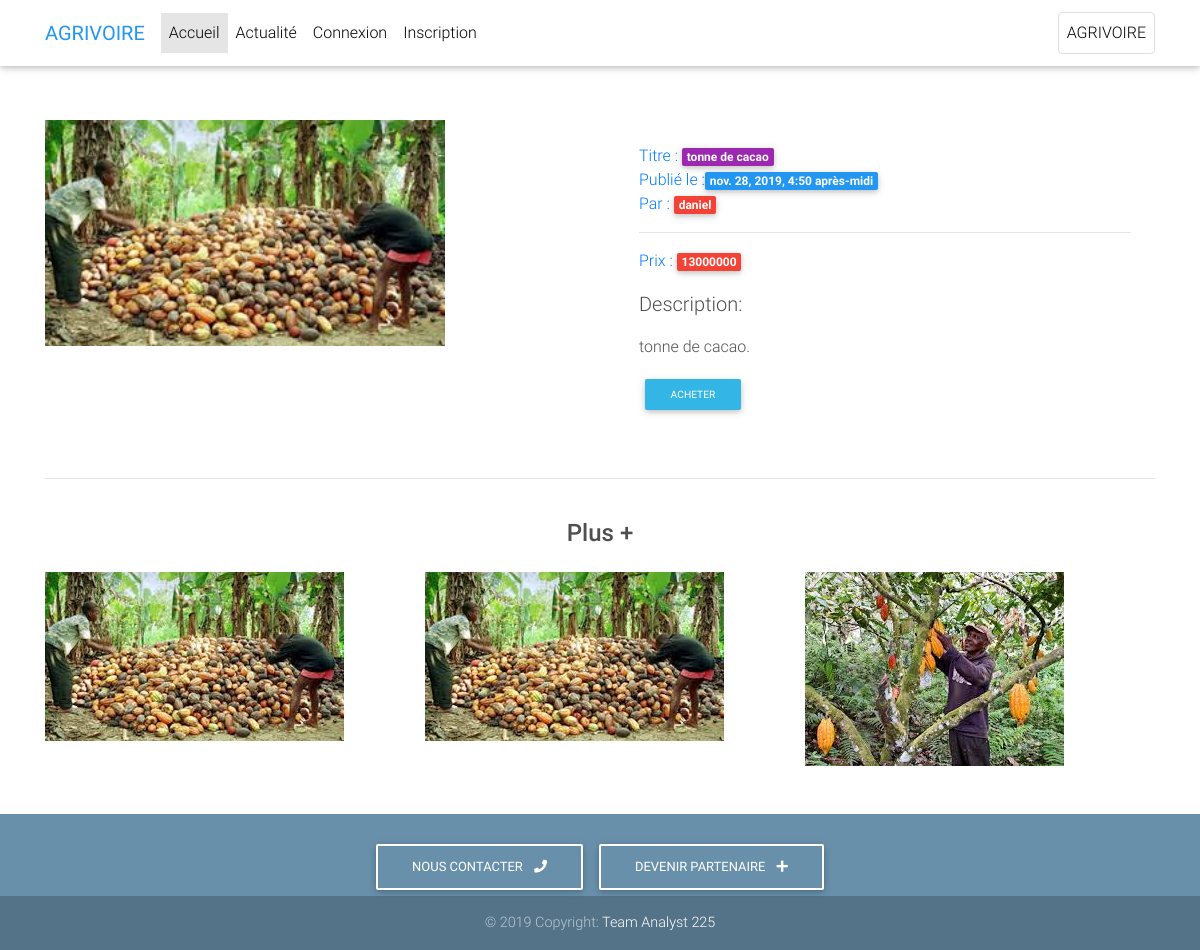
The page /produit/2/ on the database its author committed.
### users/models.py (models this page shows, shortened)
class Produit(models.Model):
    titre = models.CharField(max_length=20) #Titre du produit
    image1 = models.ImageField(default='default.png',upload_to='profile_pics')
    image2 = models.ImageField(default='default.png',upload_to='profile_pics')
    image3 = models.ImageField(default='default.png',upload_to='profile_pics')
    description = models.TextField() # Description
    quantite = models.IntegerField() # Quantite de produit a vendre
    date_post = models.DateTimeField(default=timezone.now) # date de publication
    auteur = models.ForeignKey(User, on_delete=models.CASCADE) # info sur lauteur
    prix = models.IntegerField() # Prix du produit

### users/views.py (the view)
# urls.py: path('produit/<int:pk>/',ProduitDetailtView.as_view(), name='produit-detail'),
class ProduitDetailtView(DetailView): # Detail sur un produit specifique
    model = Produit
    def get_context_data(self, **kwargs):
        context = super().get_context_data(**kwargs)
        context['key'] = settings.STRIPE_PUBLISHABLE_KEY
        return context

### users/templates/users/produit_detail.html (shortened to what this page needs)
{% load static %}
<!DOCTYPE html>
<html lang="en">
<head>
  <link rel="stylesheet" href="https://maxcdn.bootstrapcdn.com/bootstrap/4.0.0/css/bootstrap.min.css">
  <link rel="stylesheet" href="https://use.fontawesome.com/releases/v5.11.2/css/all.css">
  <link href="{% static 'users/css/bootstrap.min.css' %}" rel="stylesheet">
  <link href="{% static 'users/css/mdb.min.css' %}" rel="stylesheet">
  <link href="{% static 'users/css/style.min.css' %}" rel="stylesheet">
</head>
<body>
  <nav class="navbar fixed-top navbar-expand-lg navbar-light white scrolling-navbar">
    <div class="container">
      <a class="navbar-brand waves-effect" href="{% url 'site-home' %}">
        <strong class="blue-text">AGRIVOIRE</strong>
      </a>
      <div class="collapse navbar-collapse" id="navbarSupportedContent">
        <ul class="navbar-nav mr-auto">
          <li class="nav-item active">
            <a class="nav-link waves-effect" href="{% url 'site-home' %}">Accueil
            </a>
          </li>
          <li class="nav-item">
              <a class="nav-link waves-effect" href="#">Actualité</a>
            </li>
      {% if user.is_authenticated%}
          <li class="nav-item">
              <a class="nav-link waves-effect" href="{% url 'profile' %}"
               >Profile</a>
            </li>
            <li class="nav-item">
                <a class="nav-link waves-effect" href="{% url 'logout' %}"
                 >Logout</a>
              </li>
      {% else %}
      <li class="nav-item">
          <a class="nav-link waves-effect" href="{% url 'login' %}">Connexion</a>
        </li>
        <li class="nav-item">
          <a class="nav-link waves-effect" href="{% url 'register' %}"
           >Inscription</a>
        </li>
      {% endif %}
        </ul>
        <ul class="navbar-nav nav-flex-icons">
          <li class="nav-item">
            <a href="#" class="nav-link border border-light rounded waves-effect"
             >
              AGRIVOIRE
            </a>
          </li>
        </ul>
      </div>
    </div>
  </nav>
  <main class="mt-5 pt-4">
        <div class="container dark-grey-text mt-5">
                <div class="row wow fadeIn">
                <div class="col-md-6 mb-4">
                    <img src="{{ object.image1.url }}" class="img-fluid" height="100" width="400">
                </div>
                <div class="col-md-6 mb-4">
                    <div class="p-4">
                    <div class="mb-3">
                        <a href="">
                        Titre : <span class="badge purple mr-1">{{object.titre}}</span>
                        </a>
                        <br>
                        <a href="">
                        Publié le :<span class="badge blue mr-1">{{object.date_post }}</span>
                        </a>
                        <br>
                        <a href="{% url 'user-produits' object.auteur.username %}">
                       Par : <span class="badge red mr-1"><h7>{{object.auteur.username}}</h7></span>
                        </a>
                        <hr>
                        <a href="">
                                Prix : <span class="badge red mr-1"><h7> {{object.prix}}</h7></span>
                                 </a>
                    </div>
                    <p class="lead">
                            Description:
                    </p>
                     <p>{{object.description}}.</p>
                    {% if object.auteur == user %}
                        <a class="btn btn-secondary btn-sm mt-1 mb-1" href="{% url 'produit-update' object.id %}">Modifier</a>
                        <a class="btn btn-danger btn-sm mt-1 mb-1" href="{% url 'produit-delete' object.id %}">Supprimer</a>
                    </form>
                    {% else %}
                        {% if user.is_authenticated %}
                            <form action="{% url 'charge' %}" method="post">
                              {% csrf_token %}
                              <input type="hidden" class="form-control" name="descriptionn" value="Achat de {{object.description}}" class="field left" readonly>
                              <input type="hidden" class="form-control"  name="montant" value="{{object.prix}}" class="field left" readonly>
                              <script src="https://checkout.stripe.com/checkout.js" class="stripe-button"
                                      data-key="{{ key }}"
                                      data-locale="fr"
                                      data-currency= "xof">
                              </script>
                            </form>
                        {% else %}
                            <a class="btn btn-info btn-sm mt-1 mb-1" href="#">Acheter</a>
                        {% endif %}
                    {% endif %}
                    </div>
                </div>
                </div>
                <hr>
                <div class="row d-flex justify-content-center wow fadeIn">
                <div class="col-md-6 text-center">
                    <h4 class="my-4 h4">Plus +</h4>
                </div>
                </div>
                <div class="row wow fadeIn">
                <div class="col-lg-4 col-md-12 mb-4">
                    <img src="{{ object.image1.url }}" class="img-fluid" alt="">
                </div>
                <div class="col-lg-4 col-md-6 mb-4">
                    <img src="{{ object.image2.url }}" class="img-fluid" alt="">
                </div>
                <div class="col-lg-4 col-md-6 mb-4">
                    <img src="{{ object.image3.url }}" class="img-fluid" alt="">
                </div>
                </div>
            </div>
            </main>
  <footer class="page-footer text-center font-small mt-4 wow fadeIn">
    <div class="pt-4">
      <a class="btn btn-outline-white" href="#"
        role="button">Nous contacter
        <i class="fas fa-phone ml-2"></i>
      </a>
      <a class="btn btn-outline-white" href="#" role="button">Devenir Partenaire
        <i class="fas fa-plus ml-2"></i>
      </a>
    </div>
    <div class="footer-copyright py-3">
      © 2019 Copyright:
      <a href="#"> Team Analyst 225 </a>
    </div>
  </footer>
</body>
</html>

### users/templates/users/produit_detail.html (style rules this page uses)
html, body, header, .carousel { height: 60vh; }

### rows shown on the page
Produit: image1 (picture), titre "tonne de cacao", date_post "nov. 28, 2019, 4:50 après-midi", auteur.username "daniel", prix "13000000", description "tonne de cacao", image2 (picture), image3 (picture)
